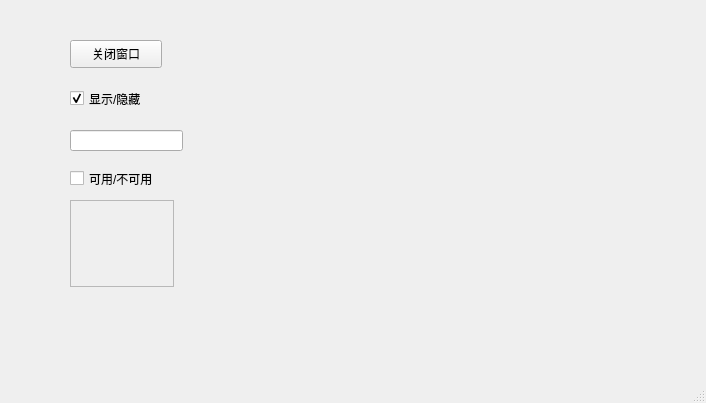
<?xml version="1.0" encoding="UTF-8"?>
<ui version="4.0">
 <class>MainWindow</class>
 <widget class="QMainWindow" name="MainWindow">
  <property name="geometry">
   <rect>
    <x>0</x>
    <y>0</y>
    <width>706</width>
    <height>403</height>
   </rect>
  </property>
  <property name="windowTitle">
   <string>MainWindow</string>
  </property>
  <widget class="QWidget" name="centralwidget">
   <widget class="QPushButton" name="pushButton">
    <property name="geometry">
     <rect>
      <x>70</x>
      <y>40</y>
      <width>92</width>
      <height>28</height>
     </rect>
    </property>
    <property name="text">
     <string>关闭窗口</string>
    </property>
   </widget>
   <widget class="QCheckBox" name="checkBox">
    <property name="geometry">
     <rect>
      <x>70</x>
      <y>88</y>
      <width>101</width>
      <height>21</height>
     </rect>
    </property>
    <property name="text">
     <string>显示/隐藏</string>
    </property>
    <property name="checked">
     <bool>true</bool>
    </property>
   </widget>
   <widget class="QCheckBox" name="checkBox_2">
    <property name="geometry">
     <rect>
      <x>70</x>
      <y>168</y>
      <width>161</width>
      <height>21</height>
     </rect>
    </property>
    <property name="text">
     <string>可用/不可用</string>
    </property>
   </widget>
   <widget class="QLineEdit" name="lineEdit">
    <property name="geometry">
     <rect>
      <x>70</x>
      <y>130</y>
      <width>113</width>
      <height>21</height>
     </rect>
    </property>
   </widget>
   <widget class="QTextEdit" name="textEdit">
    <property name="enabled">
     <bool>false</bool>
    </property>
    <property name="geometry">
     <rect>
      <x>70</x>
      <y>200</y>
      <width>104</width>
      <height>87</height>
     </rect>
    </property>
   </widget>
  </widget>
  <widget class="QMenuBar" name="menubar">
   <property name="geometry">
    <rect>
     <x>0</x>
     <y>0</y>
     <width>706</width>
     <height>26</height>
    </rect>
   </property>
  </widget>
  <widget class="QStatusBar" name="statusbar"/>
 </widget>
 <resources/>
 <connections>
  <connection>
   <sender>pushButton</sender>
   <signal>clicked()</signal>
   <receiver>MainWindow</receiver>
   <slot>close()</slot>
   <hints>
    <hint type="sourcelabel">
     <x>131</x>
     <y>89</y>
    </hint>
    <hint type="destinationlabel">
     <x>149</x>
     <y>136</y>
    </hint>
   </hints>
  </connection>
  <connection>
   <sender>checkBox</sender>
   <signal>toggled(bool)</signal>
   <receiver>lineEdit</receiver>
   <slot>setVisible(bool)</slot>
   <hints>
    <hint type="sourcelabel">
     <x>100</x>
     <y>128</y>
    </hint>
    <hint type="destinationlabel">
     <x>100</x>
     <y>159</y>
    </hint>
   </hints>
  </connection>
  <connection>
   <sender>checkBox_2</sender>
   <signal>toggled(bool)</signal>
   <receiver>textEdit</receiver>
   <slot>setEnabled(bool)</slot>
   <hints>
    <hint type="sourcelabel">
     <x>143</x>
     <y>208</y>
    </hint>
    <hint type="destinationlabel">
     <x>139</x>
     <y>228</y>
    </hint>
   </hints>
  </connection>
 </connections>
</ui>
